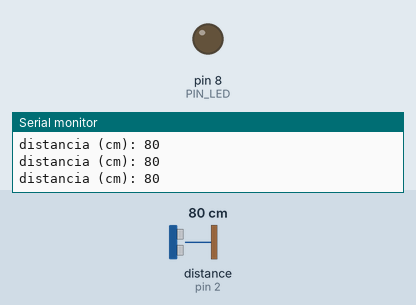
Bench run of a sketch on a simulated Arduino Uno, built with avr-gcc and run on an emulated ATmega328P. Shown: output pins drawn as LEDs (lit = HIGH), the last lines printed to the serial monitor. Wiring (inferred from the names in the program): ultrasonic range finder: trigger pin 3; echo pin 2. The test bench sets the inputs (shaded band); at power-on: distance to the obstacle (sensor on pin 2) 80 cm. The echo pulse lasts 58.3 µs per cm; pins used as bus, display or sensor lines are not drawn.

Above: at 1.2 s.
1.3 s: distance to the obstacle (sensor on pin 2) set to 12 cm
2.8 s: distance to the obstacle (sensor on pin 2) set to 9 cm
At 3.6 s:
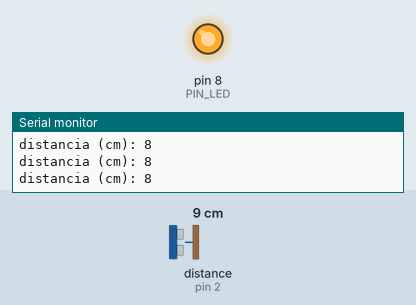
4.3 s: distance to the obstacle (sensor on pin 2) set to 18 cm
At 5.3 s:
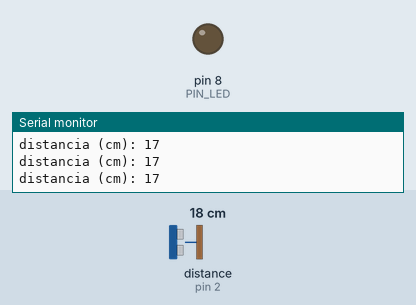
5.8 s: distance to the obstacle (sensor on pin 2) set to 2 cm
At 6.3 s:
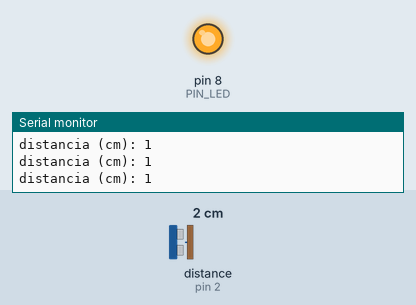
Timing chart, 0 to 8.3 s (numbered marks = the images above; inputs shaded):
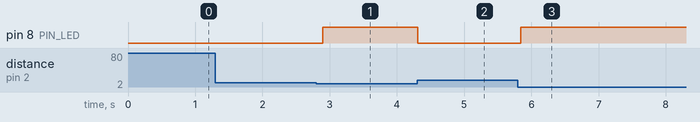

The sketch:

10_ultrasonico_led_proyecto.ino
```cpp
// Sesion del 6 de noviembre: sensor ultrasonico HC-SR04 que enciende un LED.
// Conexiones (las mismas del proyecto final, para no recablear despues):
//   HC-SR04 VCC a 5 V, GND a GND, TRIG al pin 3, ECHO al pin 2.
//   LED en el pin 8 con una resistencia de 220 ohm en serie (pata larga hacia el pin).
// Abre el Monitor Serial a 9600 baudios para ver la distancia.

const int PIN_TRIG = 3;
const int PIN_ECHO = 2;
const int PIN_LED = 8;

// Si algo esta mas cerca que esta distancia, se enciende el LED. Calibren este valor.
const int UMBRAL_CM = 10;

void setup() {
  Serial.begin(9600);
  pinMode(PIN_TRIG, OUTPUT);
  pinMode(PIN_ECHO, INPUT);
  pinMode(PIN_LED, OUTPUT);
}

int medirDistanciaCm() {
  // Pulso de 10 microsegundos en TRIG para disparar la medicion
  digitalWrite(PIN_TRIG, LOW);
  delayMicroseconds(2);
  digitalWrite(PIN_TRIG, HIGH);
  delayMicroseconds(10);
  digitalWrite(PIN_TRIG, LOW);

  // ECHO dura tanto como tarda el sonido en ir y volver (maximo 30 ms)
  long duracionUs = pulseIn(PIN_ECHO, HIGH, 30000);
  if (duracionUs == 0) {
    return 400;   // sin eco: no hay nada al frente
  }
  return duracionUs / 58;   // microsegundos a centimetros (ver datasheet)
}

void loop() {
  int cm = medirDistanciaCm();

  Serial.print("distancia (cm): ");
  Serial.println(cm);

  if (cm < UMBRAL_CM) {
    digitalWrite(PIN_LED, HIGH);
  } else {
    digitalWrite(PIN_LED, LOW);
  }

  delay(100);
}
```

Measured:
- the behaviour switches between 11 and 10 cm on distance to the obstacle (sensor on pin 2) (found by bisection; images 0 and 1)
- after the input at 2.8 s, pin 8 (PIN_LED): LOW → HIGH after 0.09 s
- after the input at 4.3 s, pin 8 (PIN_LED): HIGH → LOW at once
- after the input at 5.8 s, pin 8 (PIN_LED): LOW → HIGH at once
